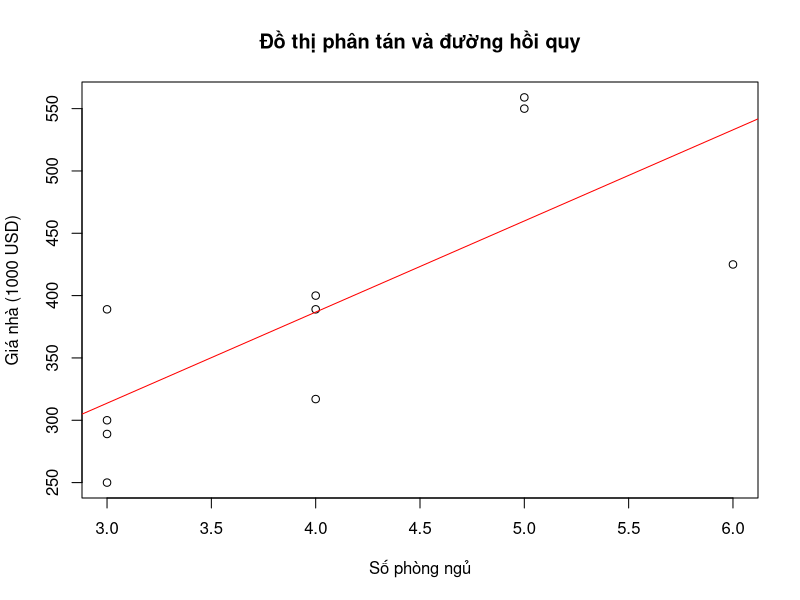
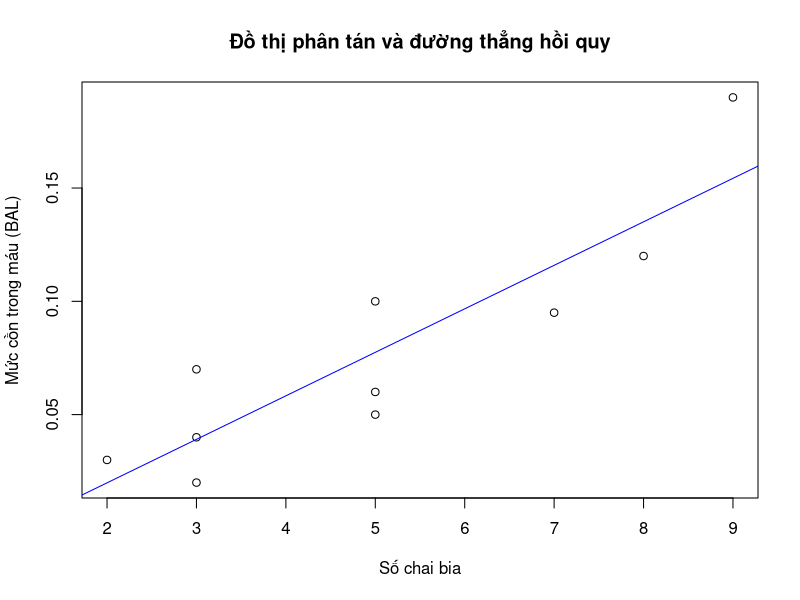
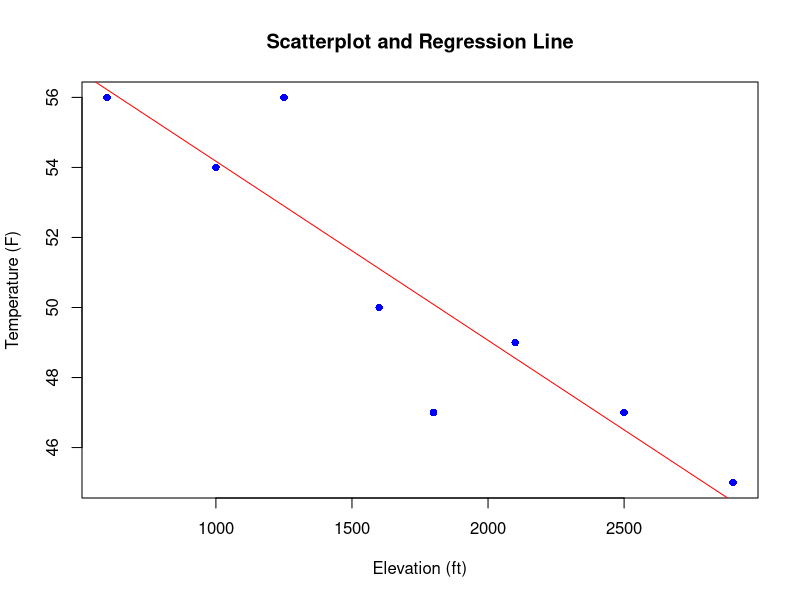
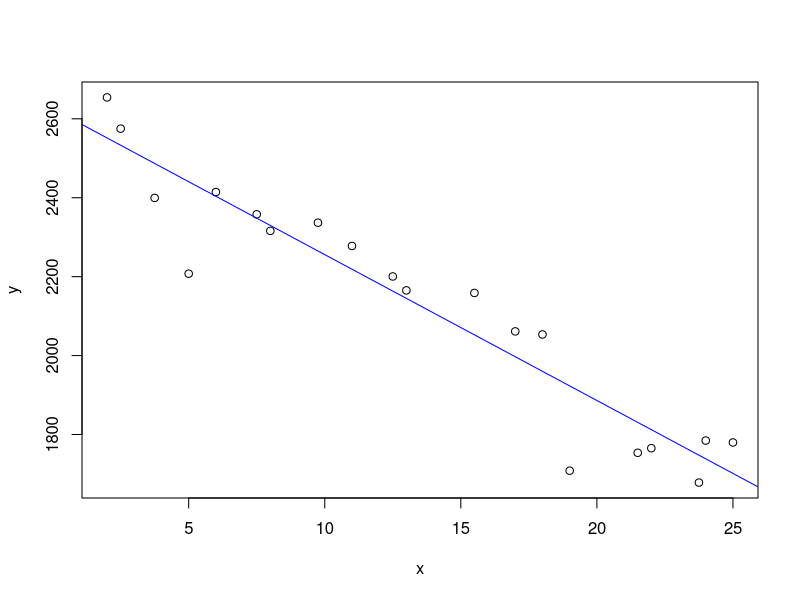
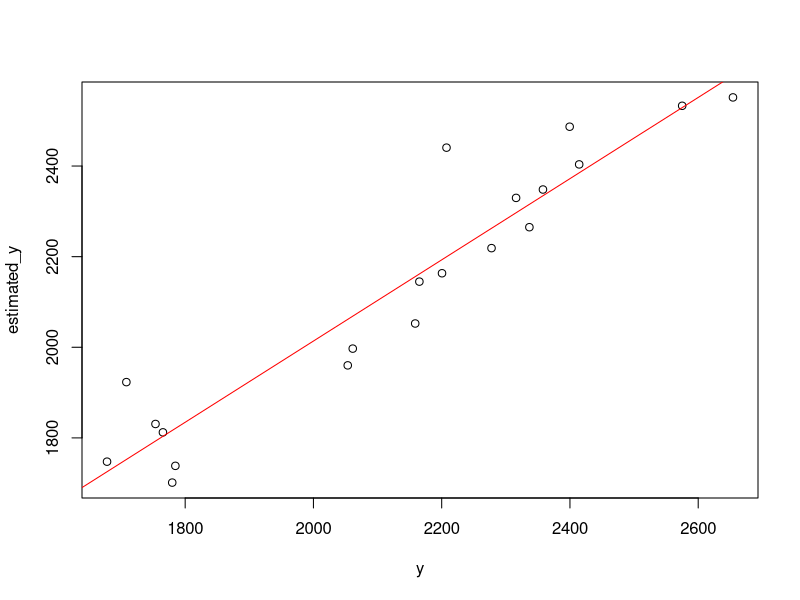
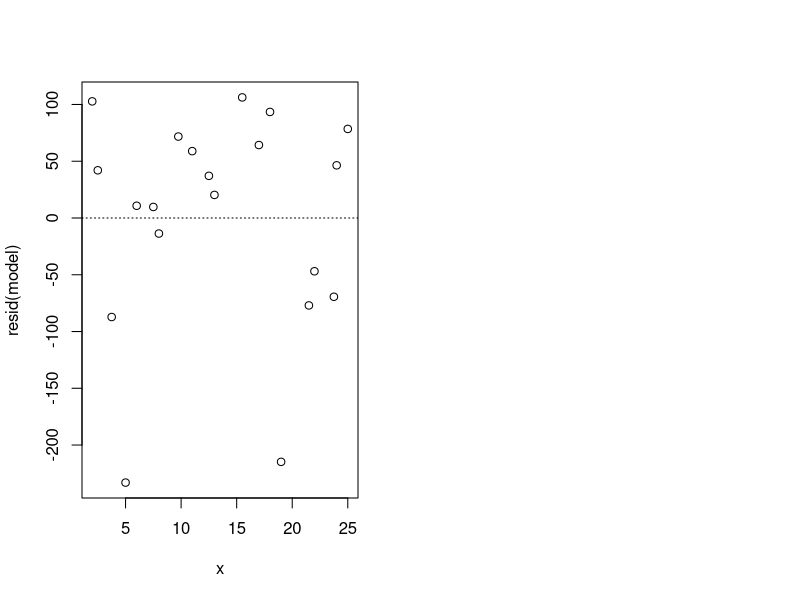

These charts were generated, in order, by the following R code:
# ------------ Bài 1 ------------
# Dữ liệu
price <- c(300, 250, 400, 550, 317, 389, 425, 289, 389, 559)
bedrooms <- c(3, 3, 4, 5, 4, 3, 6, 3, 4, 5)

# (a) Vẽ đồ thị phân tán và đường hồi quy
plot(bedrooms, price, main = "Đồ thị phân tán và đường hồi quy",
     xlab = "Số phòng ngủ", ylab = "Giá nhà (1000 USD)")
abline(lm(price ~ bedrooms), col = "red")

# (b) Kiểm định giả thuyết
linear_model <- lm(price ~ bedrooms)

# Xem tóm tắt kết quả hồi quy
summary(linear_model)

# Kiểm định giả thuyết (tính độ chệch có ý nghĩa)
# Giả thuyết H0: Beta1 = 0 (Không có ảnh hưởng)
# Giả thuyết Ha: Beta1 != 0 (Có ảnh hưởng)
# Sử dụng giá trị p-value để quyết định

# Xem giá trị p-value cho hệ số bedrooms
coef_test <- summary(linear_model)$coefficients["bedrooms", "Pr(>|t|)"]
print(coef_test)

# So sánh với mức ý nghĩa (thường chọn 0.05)
alpha <- 0.05
if (coef_test < alpha) {
  print("Có đủ bằng chứng để bác bỏ giả thuyết H0")
} else {
  print("Không đủ bằng chứng để bác bỏ giả thuyết H0")
}

# ------------ Bài 2 ------------
# Dữ liệu
beers <- c(5, 2, 9, 8, 3, 7, 3, 5, 3, 5)
BAL <- c(0.10, 0.03, 0.19, 0.12, 0.04, 0.095, 0.07, 0.06, 0.02, 0.05)

# Tạo dataframe từ dữ liệu
data <- data.frame(beers, BAL)

# (a) Vẽ đồ thị phân tán và đường thẳng hồi quy
plot(beers, BAL, main = "Đồ thị phân tán và đường thẳng hồi quy",
     xlab = "Số chai bia", ylab = "Mức cồn trong máu (BAL)")
abline(lm(BAL ~ beers), col = "blue")

# (b) Kiểm định giả thuyết
linear_model <- lm(BAL ~ beers, data = data)

# Tăng BAL lên 0.02 khi thêm một chai bia
added_beer_effect <- 0.02
predict_BAL <- predict(linear_model, data.frame(beers = beers + 1))

# Kiểm định giả thuyết (tính độ chệch có ý nghĩa)
# Giả thuyết H0: Beta1 = 0 (Không có ảnh hưởng)
# Giả thuyết Ha: Beta1 > 0 (Có ảnh hưởng)
# Sử dụng giá trị p-value để quyết định

# Xem giá trị p-value cho hệ số beers
coef_test <- summary(linear_model)$coefficients["beers", "Pr(>|t|)"]
print(coef_test)

# So sánh với mức ý nghĩa (thường chọn 0.05)
alpha <- 0.05
if (coef_test < alpha) {
  print("Có đủ bằng chứng để bác bỏ giả thuyết H0")
} else {
  print("Không đủ bằng chứng để bác bỏ giả thuyết H0")
}

# (c) Kiểm định giả thuyết khi không uống bia
# Giả thuyết H0: Beta0 = 0 (Mức cồn khi không uống bia bằng 0)
# Giả thuyết Ha: Beta0 != 0 (Mức cồn khi không uống bia khác 0)
# Sử dụng giá trị p-value để quyết định

# Xem giá trị p-value cho hệ số intercept (Beta0)
intercept_test <- summary(linear_model)$coefficients["(Intercept)", "Pr(>|t|)"]
print(intercept_test)

# So sánh với mức ý nghĩa (thường chọn 0.05)
if (intercept_test < alpha) {
  print("Có đủ bằng chứng để bác bỏ giả thuyết H0")
} else {
  print("Không đủ bằng chứng để bác bỏ giả thuyết H0")
}

# ------------ Bài 3 ------------
# Dữ liệu
elevation <- c(600, 1000, 1250, 1600, 1800, 2100, 2500, 2900)
temperature <- c(56, 54, 56, 50, 47, 49, 47, 45)

# (a) Vẽ đồ thị phân tán và đường hồi quy
plot(elevation, temperature, main="Scatterplot and Regression Line",
     xlab="Elevation (ft)", ylab="Temperature (F)", pch=16, col="blue")
abline(lm(temperature ~ elevation), col="red")

# (b) Kiểm định giả thuyết tốc độ giảm nhiệt là 9.8 độ C/km
# Chuyển đổi độ C/km sang độ F/ft
slope_hypothesis <- -9.8 * (5/9) * 1000 / 3.281  # Đổi từ độ C/km sang độ F/ft

# Tạo mô hình hồi quy
model <- lm(temperature ~ elevation)

# Kiểm định giả thuyết
summary_test <- summary(model)

# In kết quả
cat("Kiểm định giả thuyết tốc độ giảm nhiệt là 9.8 độ C/km:\n")
cat("Giả thuyết:\n")
cat("    H0: Slope =", slope_hypothesis, "\n")
cat("    Ha: Slope <", slope_hypothesis, "\n\n")
cat("Kết quả kiểm định:\n")
print(summary_test)

# In giá trị p
cat("\nGiá trị p:", summary_test$coefficients["elevation", "Pr(>|t|)"], "\n")

# So sánh giá trị p với mức ý nghĩa (alpha), ví dụ: alpha = 0.05
alpha <- 0.05
if (summary_test$coefficients["elevation", "Pr(>|t|)"] < alpha) {
  cat("\nCó đủ bằng chứng để bác bỏ giả thuyết H0.\n")
} else {
  cat("\nKhông có đủ bằng chứng để bác bỏ giả thuyết H0.\n")
}

# ------------ Bài 4 ------------
# Cau a
data <- read.csv("../data/rocket.motor.csv")
attach(data)
x = age
y = streng
plot(x, y)
model = lm(y ~ x)
abline(model, col = "blue")

# Cau b
B0 = coef(model)[1]; B0
B1 = coef(model)[2]; B1

# Cau c
B0 + B1 * 20

# Cau d
estimated_y = predict(model, data.frame(age = age)); estimated_y
plot(y, estimated_y)
abline(lm(estimated_y ~ y), col = "red")
summary(model)

# Cau e
n = length(age)
MSE = sum(resid(model) ^ 2) / (n - 2)
Sxx = sum((x - mean(x)) ^ 2)

t = (B1 - (-30)) / sqrt(MSE / Sxx)
alpha = 0.01
ifelse(abs(t) > qt(1 - alpha / 2, n - 2), "Bác bỏ H0", "Chấp nhận H0")
p_value = 2 * (1 - pt(abs(t), n - 2)); p_value

# Cau f
t = (B0 - 0) / sqrt(MSE / Sxx)
alpha = 0.01
ifelse(abs(t) > qt(1 - alpha / 2, n - 2), "Bác bỏ H0", "Chấp nhận H0")
p_value = 2 * (1 - pt(abs(t), n - 2)); p_value

# Cau g
t = (B0 - 2500) / sqrt(MSE * (1 / n + (mean(x) ^ 2) / Sxx))
alpha = 0.01
ifelse(t > qt(1 - alpha, n - 2), "Bác bỏ H0", "Chấp nhận H0")
p_value = 1 - pt(t, n - 2); p_value

# Cau h
alpha = 0.05
eps = qt(1 - alpha / 2, n - 2) * sqrt(MSE / Sxx)
ci = c(can.duoi = B1 - eps, can.tren = B1 + eps); ci

# Cau i
alpha = 0.05
x0 = 20
eps = qt(1 - alpha / 2, n - 2) * sqrt(MSE * (1 / n + (mean(x) - x0) ^ 2 / Sxx))
predicted_mean = mean(y) + (x0 - mean(x)) * B1
ci = c(can.duoi = predicted_mean - eps, can.tren = predicted_mean + eps); ci

# Cau j
alpha = 0.05
# SSE = sum((y - estimated_y) ^ 2)
SSE = sum(model$residuals ^ 2)
x0 = 20
y0 = B0 + B1 * x0
eps = qt(1 - alpha / 2, n - 2) * sqrt(MSE * (1 + 1 / n + (mean(x) - x0) ^ 2 / Sxx))
ci = c(can.duoi = y0 - eps, can.tren = y0 + eps); ci

# Cau k
par(mfrow=c(1, 2))
plot(x, resid(model))
abline(h = 0, lty = 3)

detach(data)
